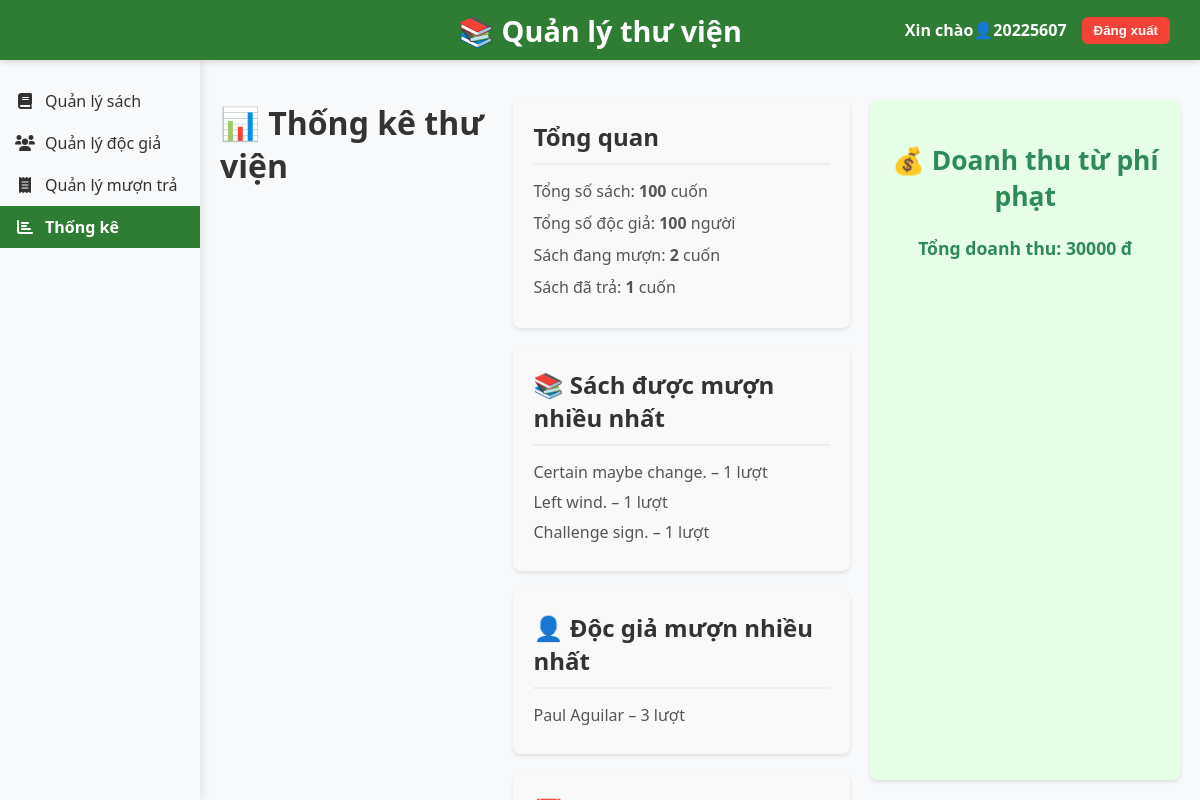
Before: /stats (signed in) with the older database file.
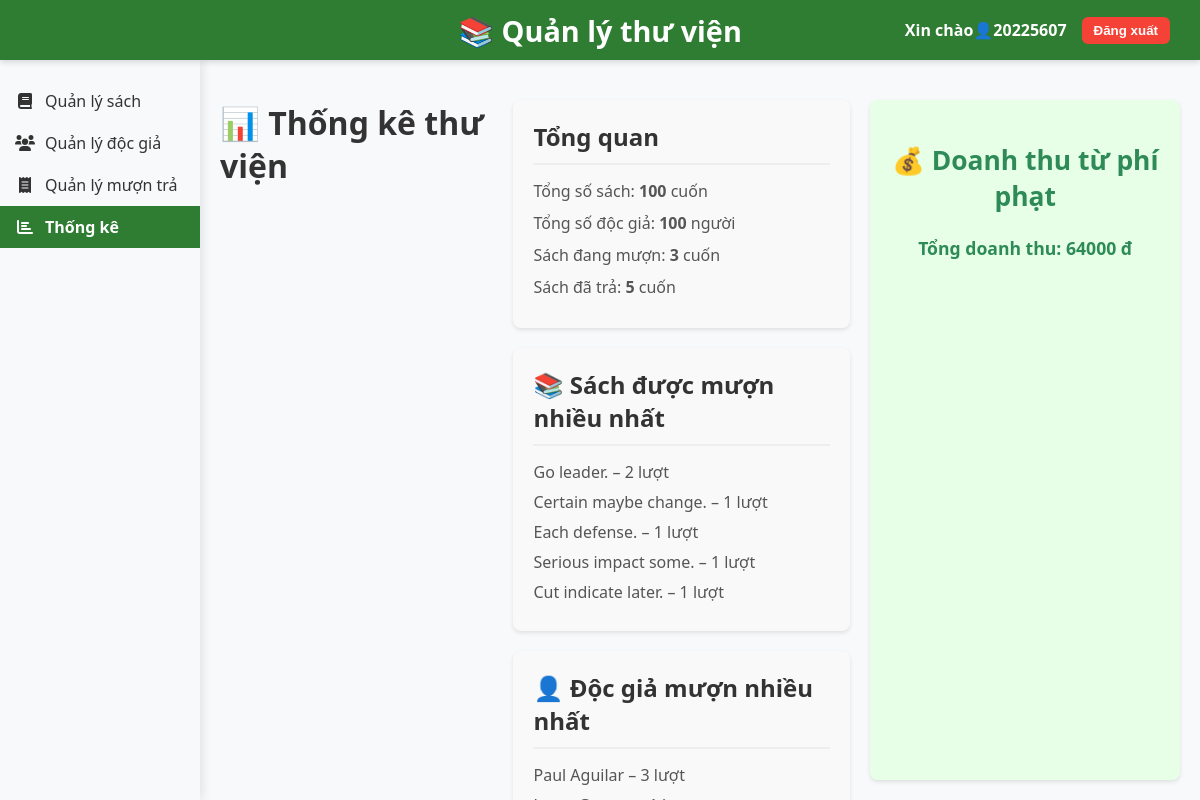
After: the same page with the newer database file.
### tables this page shows
CREATE TABLE books (
        id INTEGER PRIMARY KEY AUTOINCREMENT,
        title TEXT NOT NULL,
        author TEXT NOT NULL,
        category TEXT,
        publisher TEXT,
        year INTEGER,
        quantity INTEGER NOT NULL
    );

CREATE TABLE readers (
        id INTEGER PRIMARY KEY AUTOINCREMENT,
        name TEXT NOT NULL,
        dob TEXT NOT NULL,
        email TEXT NOT NULL,
        phone TEXT NOT NULL,
        address TEXT,
        register_date TEXT NOT NULL
    );

### app.py (the view)
@app.route('/stats')
@login_required
def statistics():
    conn = sqlite3.connect(DB_PATH)
    cursor = conn.cursor()
    cursor.execute('SELECT COUNT(*) FROM books')
    total_books = cursor.fetchone()[0]
    cursor.execute('SELECT COUNT(*) FROM readers')
    total_readers = cursor.fetchone()[0]
    cursor.execute('SELECT COUNT(*) FROM borrows WHERE return_date IS NULL')
    borrowed_books = cursor.fetchone()[0]
    cursor.execute('SELECT COUNT(*) FROM borrows WHERE return_date IS NOT NULL')
    returned_books = cursor.fetchone()[0]
    cursor.execute('''
        SELECT b.title, COUNT(*) AS total
        FROM borrows bo
        JOIN books b ON bo.book_id = b.id
        GROUP BY bo.book_id
        ORDER BY total DESC
        LIMIT 5
    ''')
    top_books = cursor.fetchall()
    cursor.execute('''
        SELECT r.name, COUNT(*) AS total
        FROM borrows bo
        JOIN readers r ON bo.reader_id = r.id
        GROUP BY bo.reader_id
        ORDER BY total DESC
        LIMIT 5
    ''')
    top_readers = cursor.fetchall()
    cursor.execute('''
        SELECT strftime('%Y-%m', borrow_date) AS month, COUNT(*) AS total
        FROM borrows
        GROUP BY month
        ORDER BY month DESC
        LIMIT 6
    ''')
    monthly_stats = cursor.fetchall()
    cursor.execute('''
        SELECT SUM(fine) AS total_fine
        FROM borrows
        WHERE fine > 0
    ''')
    fine_revenue = cursor.fetchone()[0] or 0
    conn.close()
    return render_template('stats.html',
                           total_books=total_books,
                           total_readers=total_readers,
                           borrowed_books=borrowed_books,
                           returned_books=returned_books,
                           top_books=top_books,
                           top_readers=top_readers,
                           monthly_stats=monthly_stats,
                           fine_revenue=fine_revenue)

### app.py (called while the page is built)
def login_required(f):
    @wraps(f)
    def decorated_function(*args, **kwargs):
        if 'user_id' not in session:
            return redirect('/login')
        return f(*args, **kwargs)
    return decorated_function

### templates/stats.html (shortened to what this page needs)
<!DOCTYPE html>
<html>
<head>
    <link rel="stylesheet" href="{{ url_for('static', filename='index.css') }}" />
    <link
        rel="stylesheet"
        href="https://cdnjs.cloudflare.com/ajax/libs/font-awesome/6.0.0/css/all.min.css"
    />
</head>
<body>
    <header>
        <div class="library-name">📚 Quản lý thư viện</div>
        <div class="user-info">
            <span> Xin chào👤{{ session.get('username') }}</span>
            <button onclick="confirmLogout()">Đăng xuất</button>
        </div>
    </header>
    <div class="content-wrapper">
        <nav class="sidebar">
            <a href="/" class="sidebar-item">
                <i class="fas fa-book"></i>
                <span>Quản lý sách</span>
            </a>
            <a href="/readers" class="sidebar-item">
                <i class="fas fa-users"></i>
                <span>Quản lý độc giả</span>
            </a>
            <a href="/borrows" class="sidebar-item">
                <i class="fas fa-receipt"></i>
                <span>Quản lý mượn trả</span>
            </a>
            <a href="/stats" class="sidebar-item active">
                <i class="fas fa-chart-bar"></i>
                <span>Thống kê</span>
            </a>
        </nav>
        <main class="main-content">
            <h1>📊 Thống kê thư viện</h1>
            <div class="statistics-container">
                <section class="summary-item">
                    <h2>Tổng quan</h2>
                    <ul>
                        <li>Tổng số sách: <strong>{{ total_books }}</strong> cuốn</li>
                        <li>Tổng số độc giả: <strong>{{ total_readers }}</strong> người</li>
                        <li>Sách đang mượn: <strong>{{ borrowed_books }}</strong> cuốn</li>
                        <li>Sách đã trả: <strong>{{ returned_books }}</strong> cuốn</li>
                    </ul>
                </section>
                <section class="detail-section">
                    <h2>📚 Sách được mượn nhiều nhất</h2>
                    <ul>
                        {% for title, count in top_books %}
                        <li>{{ title }} – {{ count }} lượt</li>
                        {% endfor %}
                    </ul>
                </section>
                <section class="detail-section">
                    <h2>👤 Độc giả mượn nhiều nhất</h2>
                    <ul>
                        {% for name, count in top_readers %}
                        <li>{{ name }} – {{ count }} lượt</li>
                        {% endfor %}
                    </ul>
                </section>
                <section class="detail-section">
                    <h2>📅 Số lượt mượn theo tháng</h2>
                </section>
            </div>
            <section class="fine-revenue">
                <h2>💰 Doanh thu từ phí phạt</h2>
                <p>Tổng doanh thu: <strong>{{ fine_revenue }}</strong> đ</p>
            </section>
        </main>
    </div>
</body>
</html>

Changed rows visible on the page:
no longer on this page (row unchanged): books: title "Left wind.", count "1"
no longer on this page (row edited): books: title "Challenge sign.", id "1"
now on this page (row edited): books: title "Go leader.", count "2"
now on this page (row edited): books: title "Each defense.", count "1"
now on this page (row edited): books: title "Serious impact some.", count "1"
now on this page (row unchanged): books: title "Cut indicate later.", count "1"
Other visible differences:
{{ borrowed_books }}: "2" → "3"
{{ returned_books }}: "1" → "5"
{{ fine_revenue }}: "30000" → "64000"
